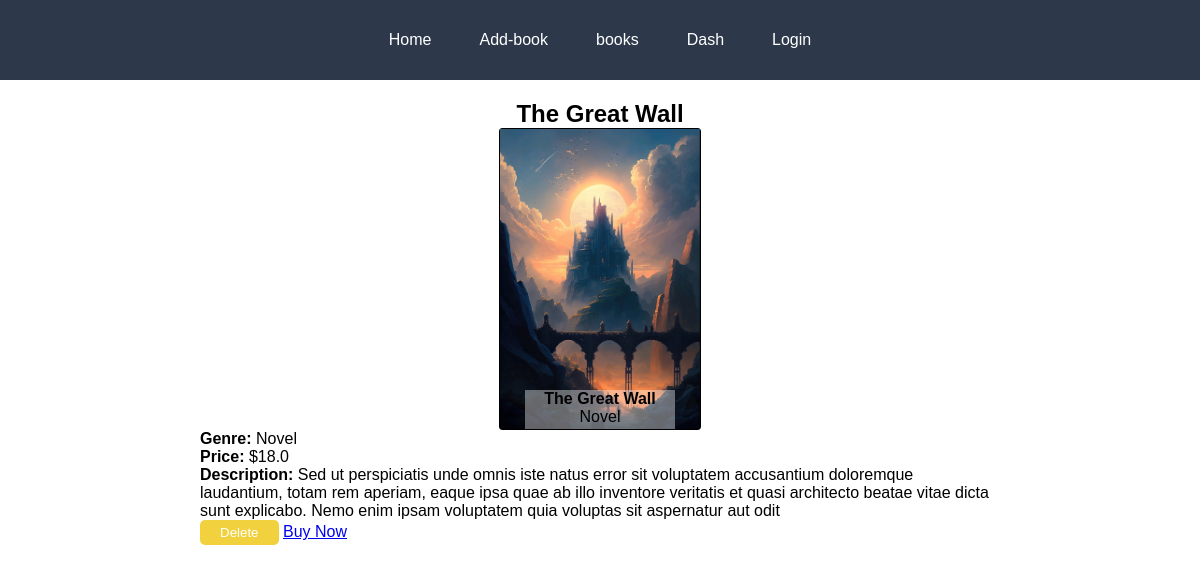
/book/4, run on the app's committed database.
### models.py (models this page shows)
class Book(db.Model):
    __tablename__ = 'book'
    id = db.Column(db.Integer, primary_key=True)
    name = db.Column(db.String(100), nullable=False)
    genre = db.Column(db.String(50), nullable=False)
    filename = db.Column(db.String(100), nullable=False)
    filepath = db.Column(db.String(200), nullable=False)
    description = db.Column(db.Text, nullable=False)
    price = db.Column(db.Float, nullable=False)
    user_id = db.Column(db.Integer, db.ForeignKey('user.id'), nullable=False)

### routes.py (the view)
    @app.route('/book/<int:book_id>')
    def book_detail(book_id):
        book = Book.query.get_or_404(book_id)
        return render_template('book_detail.html', book=book)

### templates/book_detail.html (shortened to what this page needs)
{%extends 'base.html'%}
{%block content%}
<div class="detail">
        <h2>{{ book.name }}</h2>
        <div  class="book">
            <a href=""></a>
            <img src= "{{ url_for('uploaded_file', filename=book.filename) }}" alt="cover img">
            <div class="book-text">
                <h4>{{ book.name }}</h4>
                <p class="genre">{{book.genre}}</p>
            </div>
        </div>
        <div class="description">
            <p><strong>Genre:</strong> {{ book.genre }}</p>
            <p><strong>Price:</strong> ${{ book.price }}</p>
            <p><strong>Description:</strong> {{ book.description }}</p>
        </div>
        <div class="links">
            <form action="{{ url_for('delete', id=book.id) }}" method="post" style="display:inline;">
                <button type="submit">Delete</button>
              </form>
            <a href="{{ url_for('buy_form') }}">Buy Now</a>
        </div>
</div>
{%endblock%}

### static/styles/styles.css (style rules this page uses)
* { margin: 0; box-sizing: 0; padding: 0; font-family: sans-serif; }
form { display: flex; flex-direction: column; width: 400px; margin: 2rem auto; }
form button { width: fit-content; padding: 5px 20px; background-color: #f2d13e; color: white; border: 0px; border-radius: 5px; }
.book { position: relative; width: 200px; border-radius: 3px; border: 1px solid black; }
.book img { width: 200px; height: 100%; object-fit: cover; }
.book a { position: absolute; width: 100%; height: 100%; transition: 0.2s ; opacity: 0.5; text-align: center; }
.book-text { position: absolute; bottom: 0; left: 50%; margin-left: -75px; width: 150px; padding-bottom: 3px; background-color: rgba(255, 255, 255, 0.386); }
.book h4, .book .genre { text-align: center; }
.detail { padding: 20px 200px; display: flex; flex-direction: column; justify-content: center; }
.detail p { text-align: left; }
.detail .book { margin: 0px auto; }
.detail h2 { text-align: center; }

### data on the page
Book: name "The Great Wall", filename (picture), genre "Novel", price "18.0", description "Sed ut perspiciatis unde omnis iste natus error sit voluptatem accusantium doloremque laudantium, totam rem aperiam, eaque ipsa quae ab illo inventore veritatis et quasi architecto beatae vitae dicta sunt explicabo. Nemo enim ipsam voluptatem quia voluptas sit aspernatur aut odit"
